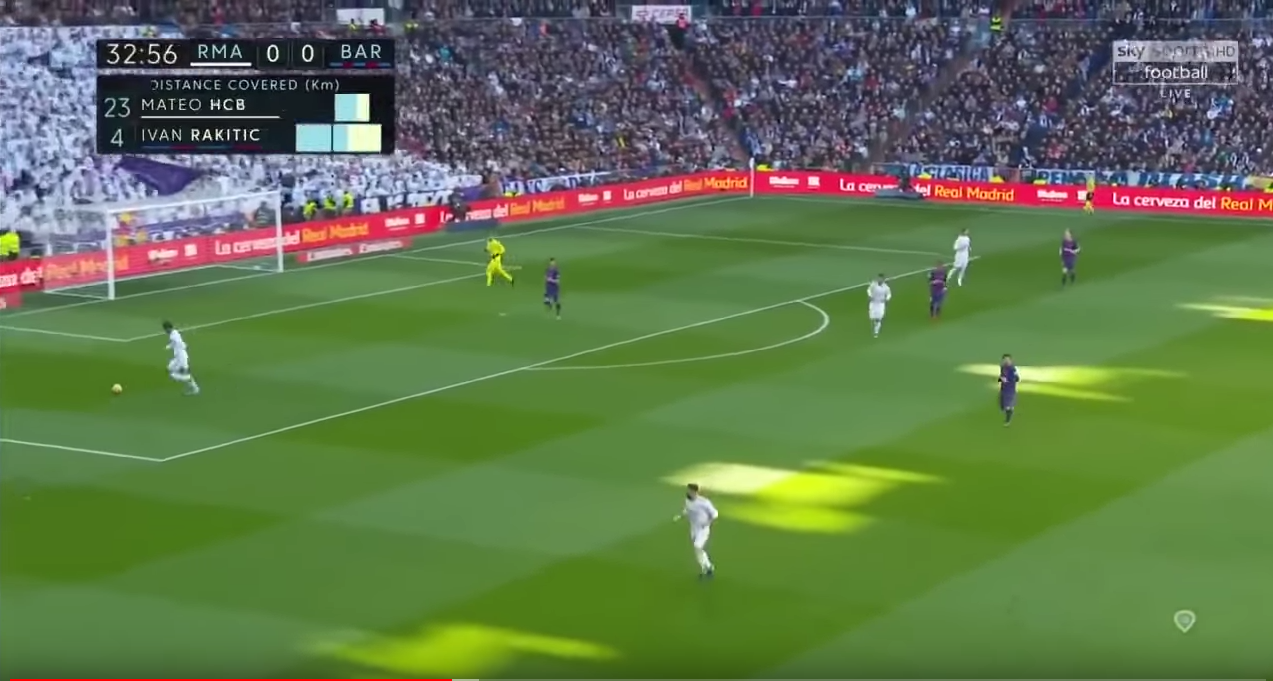
#> input picture python/image/angle1.png, 1273 x 681 px, found by its file name
$ python hough.py
#> lines starting #> are read from the running program, lines starting #| are printed output that depends on the picture; after the words box and inside, x2 and y2 are one past the last pixel; in counts of white or black regions, pixels touching at a corner belong together
import sys
import cv2
import numpy as np

class hough:

    def __init__(self,name):
        self.name = name


    def conversion(self):
        image = cv2.imread(self.name)
#> image is the input picture: shape (681, 1273, 3); mean B, G, R 76.8, 118.9, 96.3
        cv2.imshow("元画像",image)
        gray = cv2.cvtColor(image,cv2.COLOR_BGR2GRAY)
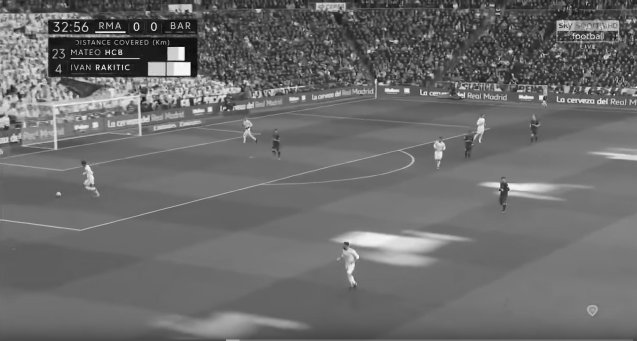
#> gray: shape (681, 1273) (shown at 1/2 size); min 0, max 255, mean 107.3
        edges = cv2.Canny(gray,30,40,apertureSize=3)
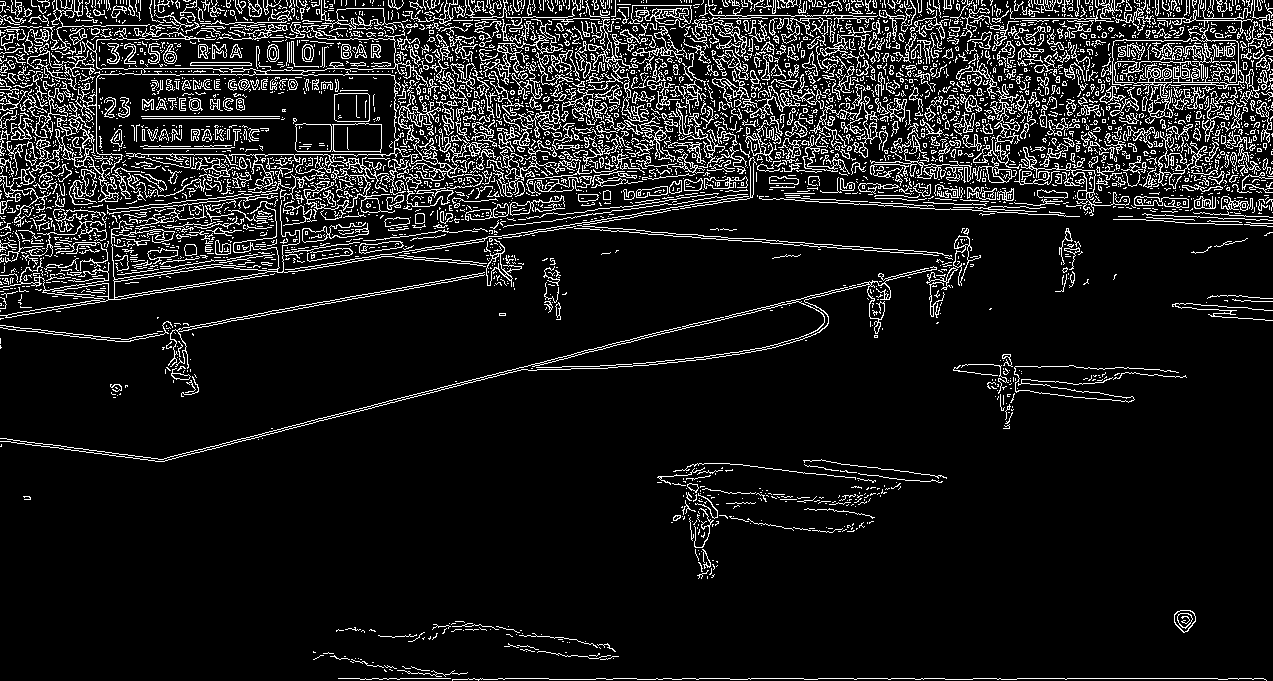
#> edges: shape (681, 1273); 10.7% white in thin lines or dots
        cv2.imshow("エッジ画像",edges)

        #長い線の検出
        lines = cv2.HoughLinesP(edges,1,np.pi/180,threshold=200,minLineLength=200,maxLineGap=50)
#> lines = 229 rows, first 6: [338, 678, 1263, 678], [819, 185, 1268, 114], [6, 316, 1272, 116], [0, 74, 1272, 74], [0, 154, 1272, 154], [153, 460, 370, 406]
        #短い線の検出
        sLines = cv2.HoughLinesP(edges,1,np.pi/180,threshold=200,minLineLength=5,maxLineGap=5)
#> sLines = 2412 rows, first 6: [338, 678, 365, 678], [1228, 678, 1263, 678], [8, 314, 96, 300], [281, 272, 388, 256], [134, 74, 390, 74], [26, 154, 92, 154]

        dst = cv2.cvtColor(edges,cv2.COLOR_GRAY2BGR)
#> dst: shape (681, 1273, 3); 10.7% white in thin lines or dots
        for line in lines:
            x1,y1,x2,y2 = line[0]
            cv2.line(dst,(x1,y1),(x2,y2),(0,0,255),2)
#> this loop made 229 passes
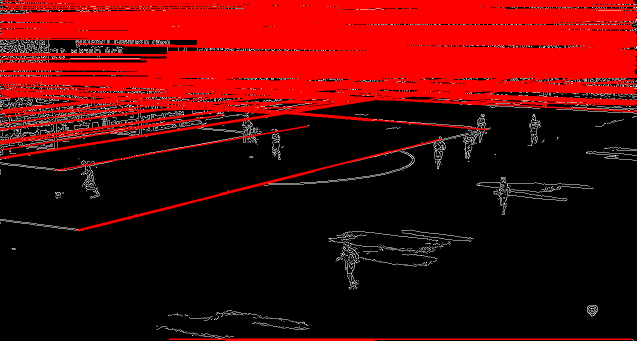
#> dst: shape (681, 1273, 3) (shown at 1/2 size); mean B, G, R 6.6, 6.6, 81.1

        for line in sLines:
            x1,y1,x2,y2 = line[0]
            cv2.line(dst,(x1,y1),(x2,y2),(0,0,255),2)
#> this loop made 2412 passes
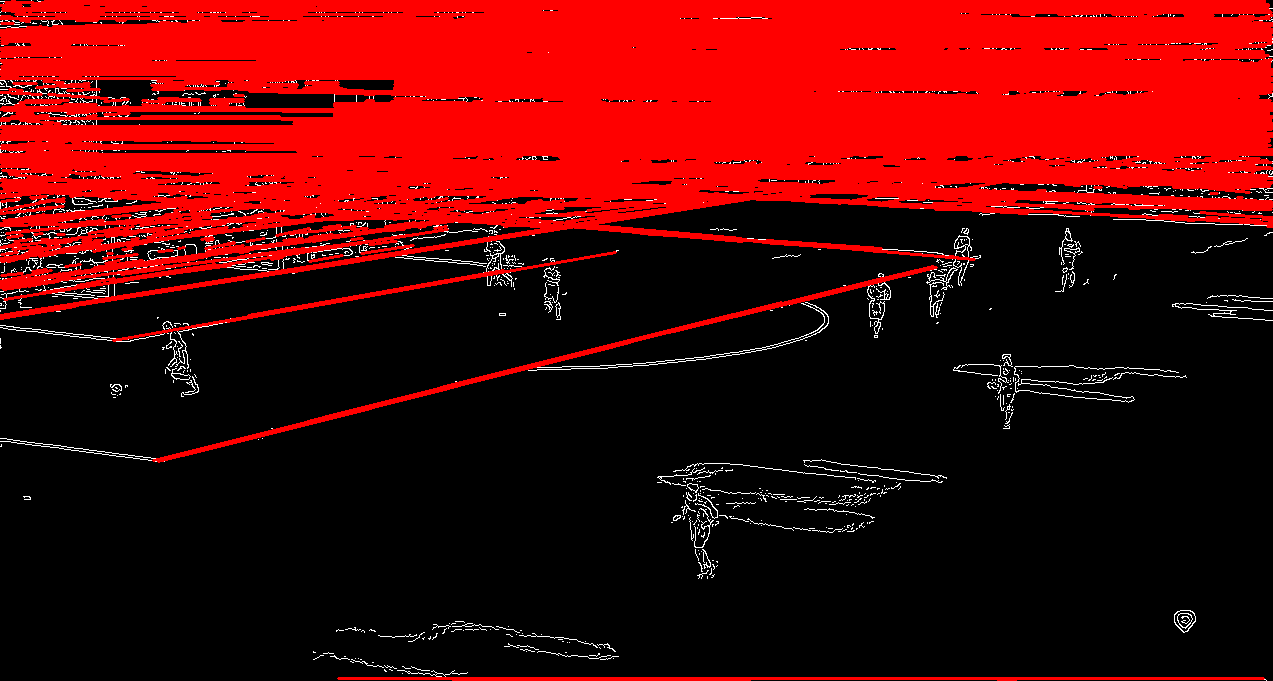
#> dst: shape (681, 1273, 3); 2.65% of pixels changed, all inside (x1, y1, x2, y2) = (0, 0, 1273, 681)


        cv2.imshow("結果画像",dst)

        cv2.waitKey(0)
        cv2.destroyAllWindows()


args = sys.argv
if len(args) > 1:
    hough = hough(args[1])
else:
    hough = hough("./image/angle1.png")

hough.conversion()

$ run again, with python/image/angle2.png copied over python/image/angle1.png
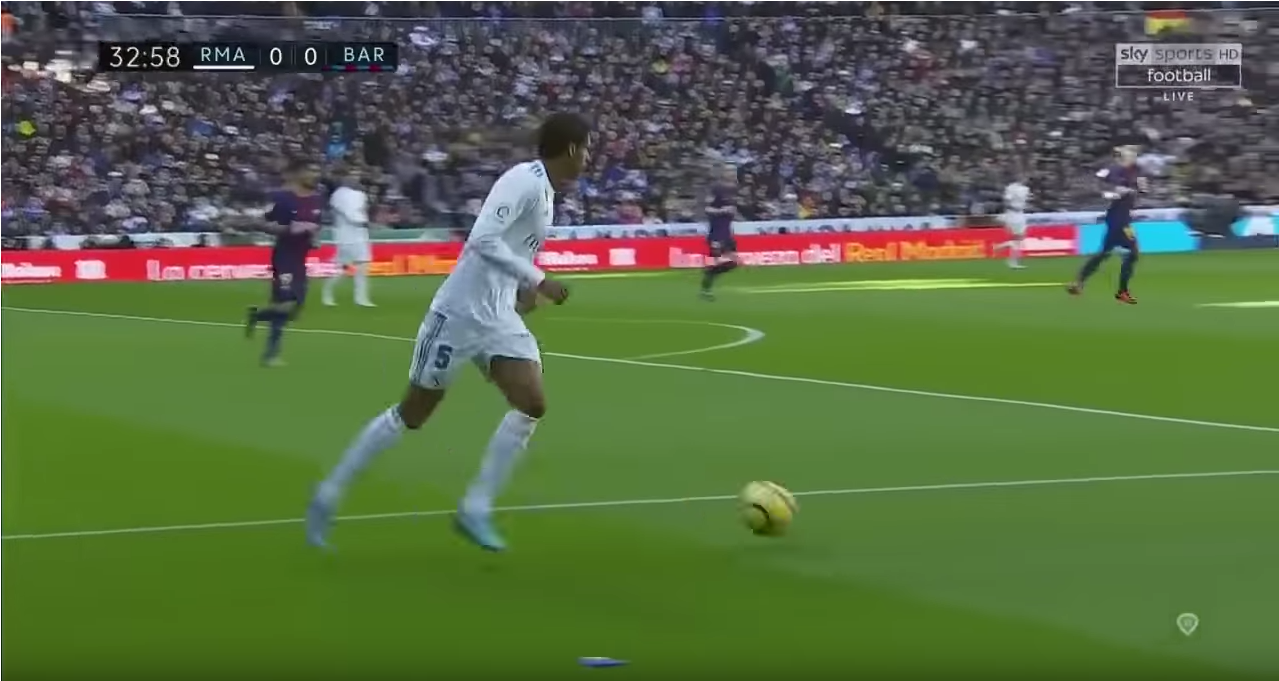
#> input picture python/image/angle2.png, 1279 x 681 px, found by its file name
#> in conversion, image is the input picture: shape (681, 1279, 3); mean B, G, R 68.5, 106.6, 87.7
#> in conversion, `edges = cv2.Canny(gray,30,40,apertureSize=3)`:
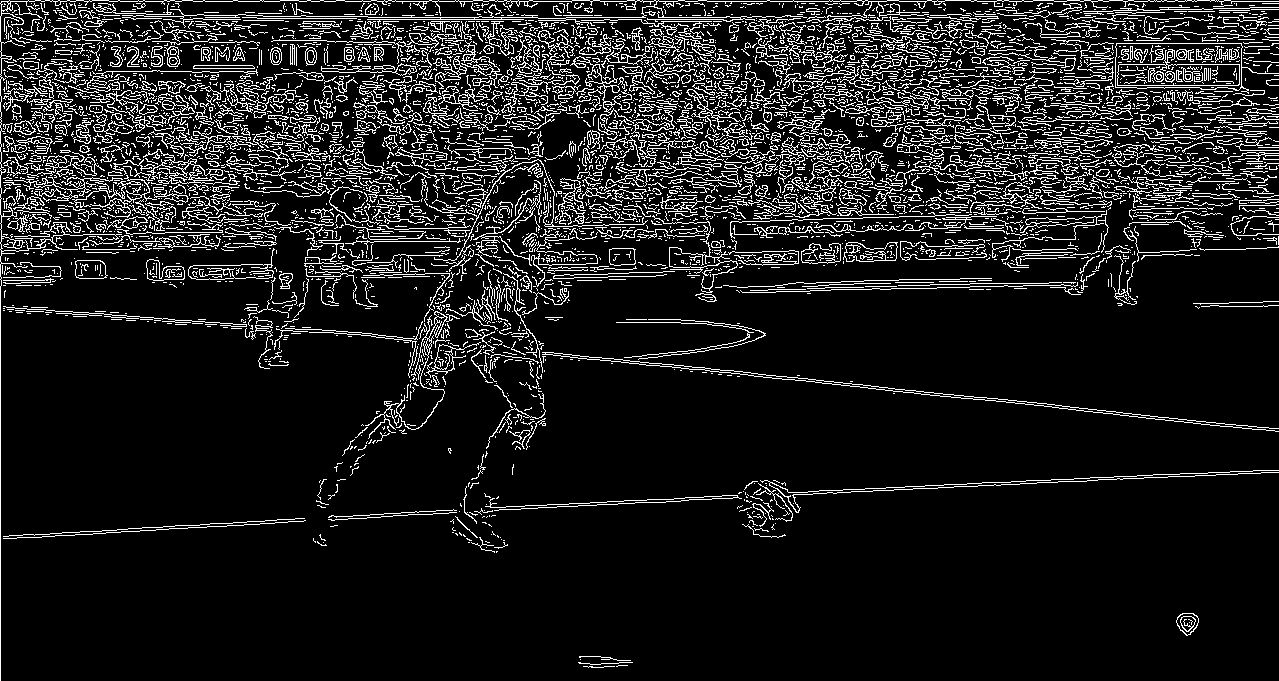
#> edges: shape (681, 1279); 11.2% white in thin lines or dots
#> lines = 225 rows, first 6: [1, 1, 1278, 1], [288, 521, 995, 484], [368, 17, 1267, 17], [243, 322, 1278, 431], [0, 19, 240, 19], [0, 680, 0, 3]
#> sLines = 2586 rows, first 6: [495, 1, 571, 1], [899, 1, 944, 1], [681, 500, 738, 497], [658, 17, 740, 17], [815, 382, 988, 400], [377, 1, 472, 1]
#> the loop in conversion, `for line in lines:` made 225 passes
#> the loop in conversion, `for line in sLines:` made 2586 passes
#> after the loop in conversion, `for line in sLines:`:
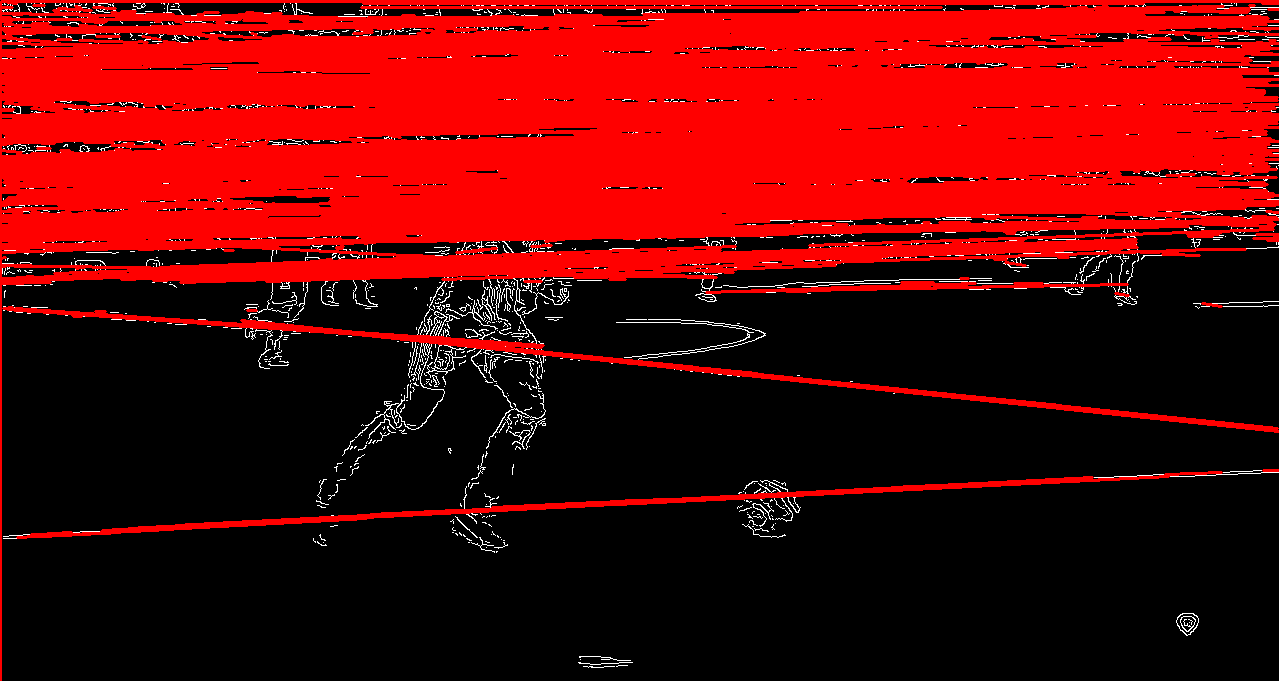
#> dst: shape (681, 1279, 3); mean B, G, R 4.1, 4.1, 97.5

$ run again, with python/image/angle3.png copied over python/image/angle1.png
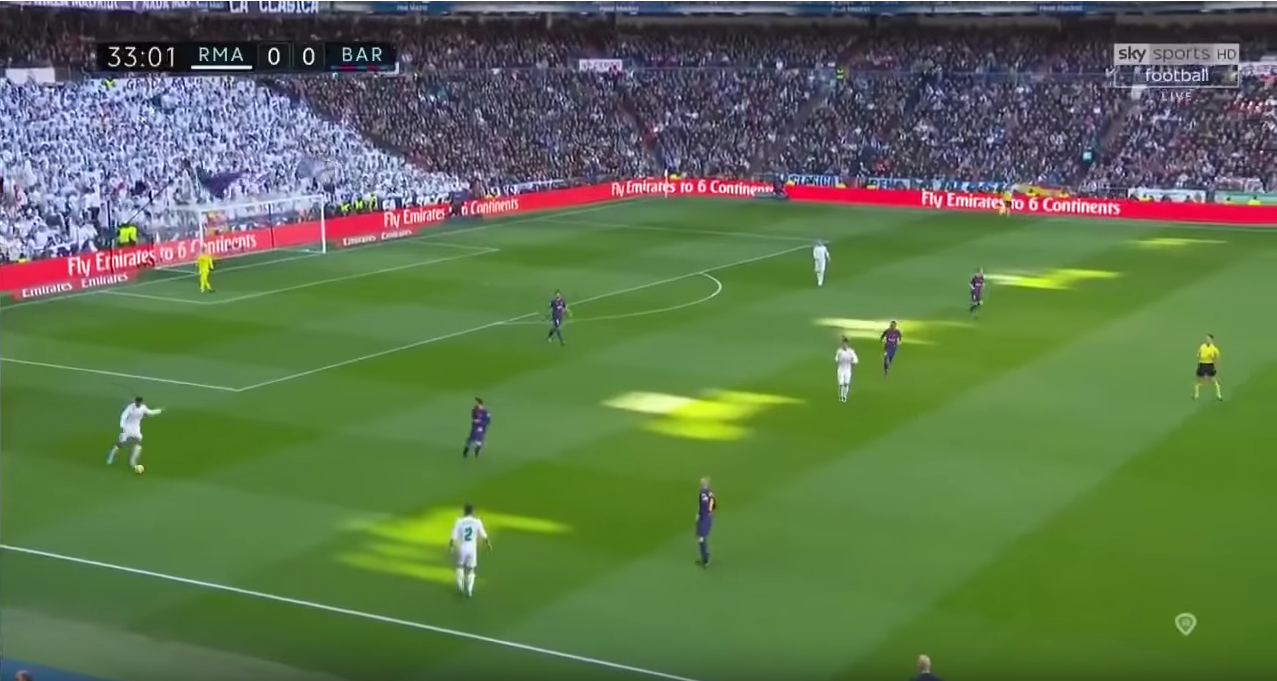
#> input picture python/image/angle3.png, 1277 x 681 px, found by its file name
#> in conversion, image is the input picture: shape (681, 1277, 3); mean B, G, R 77.1, 115.7, 93.4
#> in conversion, `edges = cv2.Canny(gray,30,40,apertureSize=3)`:
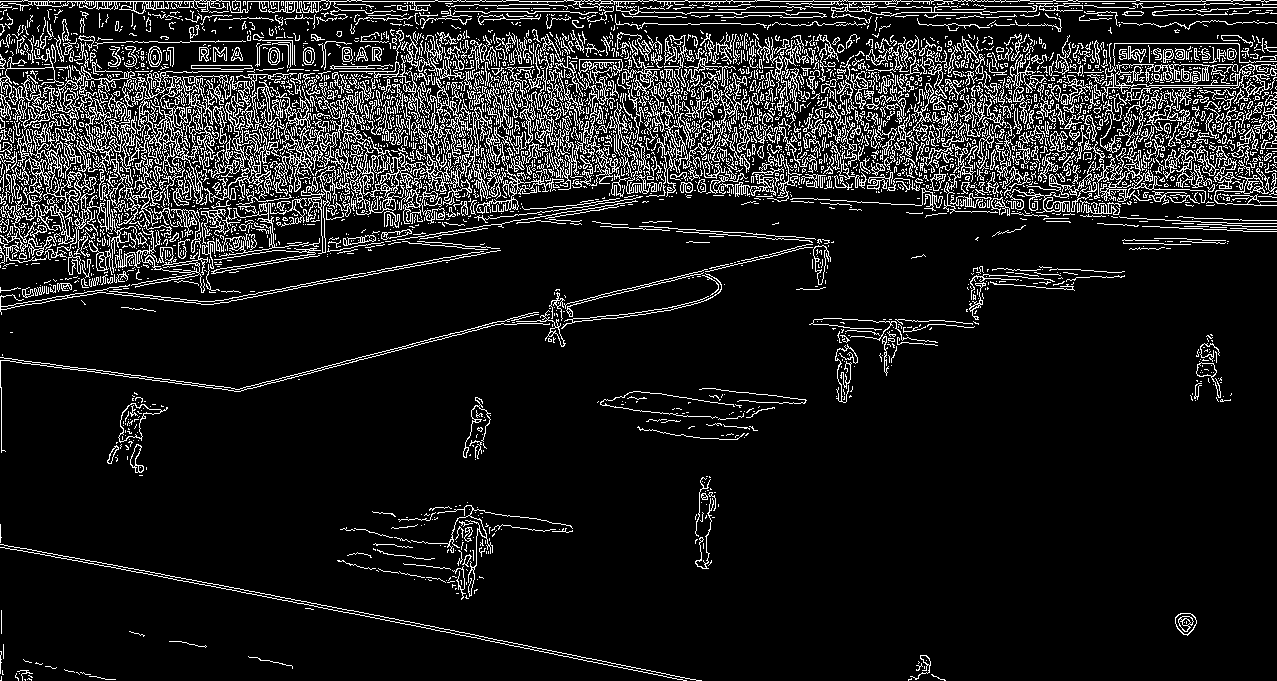
#> edges: shape (681, 1277); 11.6% white in thin lines or dots
#> lines = 194 rows, first 6: [0, 1, 1268, 1], [1, 172, 1276, 194], [0, 85, 1272, 85], [0, 102, 1276, 191], [1, 159, 1276, 92], [5, 217, 1274, 106]
#> sLines = 2136 rows, first 6: [0, 1, 505, 1], [627, 183, 673, 183], [149, 85, 185, 85], [1078, 61, 1142, 58], [762, 171, 778, 173], [110, 110, 280, 122]
#> the loop in conversion, `for line in lines:` made 194 passes
#> the loop in conversion, `for line in sLines:` made 2136 passes
#> after the loop in conversion, `for line in sLines:`:
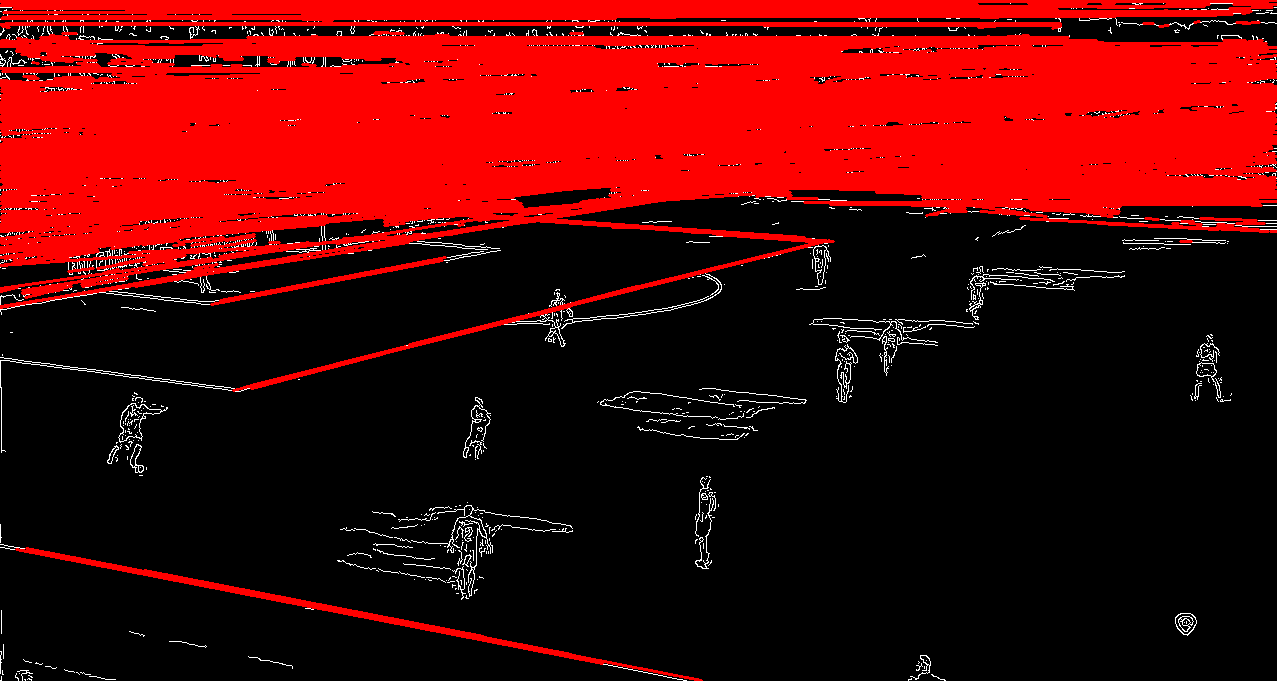
#> dst: shape (681, 1277, 3); mean B, G, R 4.3, 4.3, 82.6
